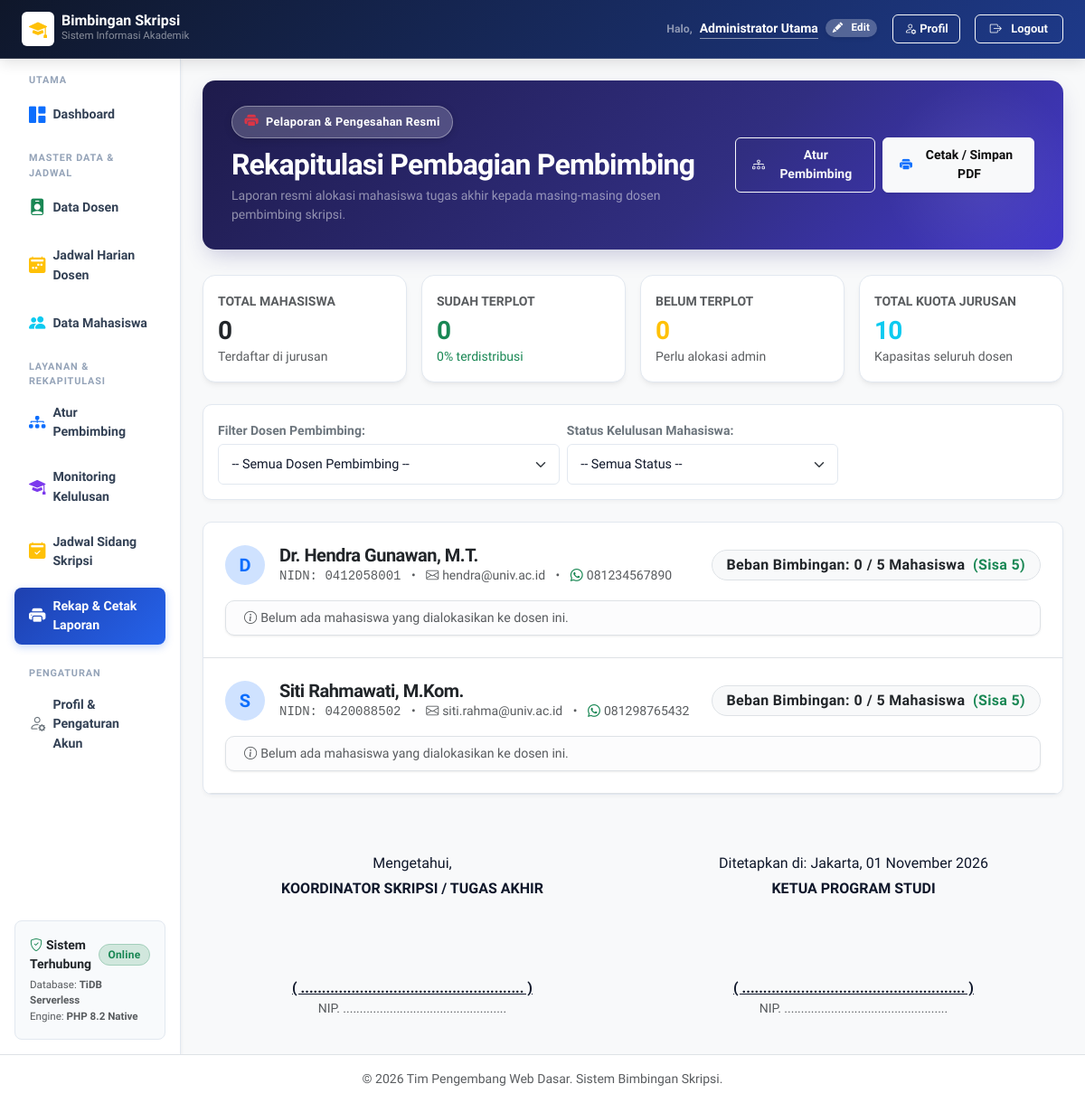
Screenshot of /admin/laporan_plotting.php (signed in) with the database file from the repository.
### tables this page shows
CREATE TABLE IF NOT EXISTS dosen (
    id INT AUTO_INCREMENT PRIMARY KEY,
    user_id INT NOT NULL,
    nidn VARCHAR(20) NOT NULL UNIQUE,
    nama_dosen VARCHAR(100) NOT NULL,
    email VARCHAR(100) NOT NULL,
    no_whatsapp VARCHAR(20),
    foto_profil VARCHAR(255) DEFAULT 'default.png',
    kuota_bimbingan INT DEFAULT 5,
    created_at TIMESTAMP DEFAULT CURRENT_TIMESTAMP,
    FOREIGN KEY (user_id) REFERENCES users(id) ON DELETE CASCADE
);

### admin/laporan_plotting.php (the view, shortened to what this page needs)
<?php
require_once '../config/database.php';
$filter_status   = $_GET['status'] ?? 'all';
$where_dosen = ["1=1"];
$params_dosen = [];
$where_dosen_sql = implode(" AND ", $where_dosen);
$queryDosen = "
    SELECT
        d.id,
        d.nidn,
        d.nama_dosen,
        d.email,
        d.no_whatsapp,
        d.kuota_bimbingan,
        COUNT(m.id) AS total_bimbingan
    FROM dosen d
    LEFT JOIN mahasiswa m ON d.id = m.dosen_pembimbing_id
    WHERE {$where_dosen_sql}
    GROUP BY d.id
    ORDER BY d.nama_dosen ASC
";
$stmtD = $pdo->prepare($queryDosen);
$stmtD->execute($params_dosen);
$laporan_dosen = $stmtD->fetchAll();
$mhs_by_dosen = [];
$total_mhs_all   = $pdo->query("SELECT COUNT(*) FROM mahasiswa")->fetchColumn();
$total_terplot   = $pdo->query("SELECT COUNT(*) FROM mahasiswa WHERE dosen_pembimbing_id IS NOT NULL")->fetchColumn();
$total_belum     = $total_mhs_all - $total_terplot;
$total_kapasitas = $pdo->query("SELECT SUM(kuota_bimbingan) FROM dosen")->fetchColumn() ?: 0;
require_once '../templates/header.php';
require_once '../templates/sidebar_admin.php';
?>
<div class="hero-banner d-flex flex-column flex-md-row justify-content-between align-items-md-center gap-3 no-print">
    <div>
        <div class="hero-tag">
            <i class="bi bi-printer-fill text-danger"></i>
            <span>Pelaporan & Pengesahan Resmi</span>
        </div>
        <h2 class="fw-bold text-white mb-1">Rekapitulasi Pembagian Pembimbing</h2>
        <p class="text-white-50 small mb-0">Laporan resmi alokasi mahasiswa tugas akhir kepada masing-masing dosen pembimbing skripsi.</p>
    </div>
    <div class="d-flex align-items-center gap-2">
        <a href="plot_pembimbing.php" class="btn btn-outline-light">
            <i class="bi bi-diagram-3 me-1"></i> Atur Pembimbing
        </a>
        <button type="button" class="btn btn-light shadow-sm fw-bold" onclick="window.print()">
            <i class="bi bi-printer-fill text-primary me-1"></i> Cetak / Simpan PDF
        </button>
    </div>
</div>
<div class="row g-3 mb-4 no-print">
    <div class="col-md-3">
        <div class="metric-card p-3">
            <span class="small text-muted text-uppercase fw-bold">Total Mahasiswa</span>
            <h3 class="fw-bold text-dark mb-0 mt-1"><?= $total_mhs_all; ?></h3>
            <small class="text-muted">Terdaftar di jurusan</small>
        </div>
    </div>
    <div class="col-md-3">
        <div class="metric-card p-3">
            <span class="small text-muted text-uppercase fw-bold">Sudah Terplot</span>
            <h3 class="fw-bold text-success mb-0 mt-1"><?= $total_terplot; ?></h3>
            <small class="text-success"><?= $total_mhs_all > 0 ? round(($total_terplot / $total_mhs_all) * 100) : 0; ?>% terdistribusi</small>
        </div>
    </div>
    <div class="col-md-3">
        <div class="metric-card p-3">
            <span class="small text-muted text-uppercase fw-bold">Belum Terplot</span>
            <h3 class="fw-bold text-warning mb-0 mt-1"><?= $total_belum; ?></h3>
            <small class="text-muted">Perlu alokasi admin</small>
        </div>
    </div>
    <div class="col-md-3">
        <div class="metric-card p-3">
            <span class="small text-muted text-uppercase fw-bold">Total Kuota Jurusan</span>
            <h3 class="fw-bold text-info mb-0 mt-1"><?= $total_kapasitas; ?></h3>
            <small class="text-muted">Kapasitas seluruh dosen</small>
        </div>
    </div>
</div>
<div class="card shadow-sm border-0 mb-4 no-print">
    <div class="card-body p-3">
        <form method="GET" action="laporan_plotting.php" class="row g-2 align-items-center">
            <div class="col-md-5">
                <label class="form-label small fw-semibold text-secondary mb-1">Filter Dosen Pembimbing:</label>
                <select name="dosen_id" class="form-select" onchange="this.form.submit()">
                    <option value="0">-- Semua Dosen Pembimbing --</option>
                </select>
            </div>
            <div class="col-md-4">
                <label class="form-label small fw-semibold text-secondary mb-1">Status Kelulusan Mahasiswa:</label>
                <select name="status" class="form-select" onchange="this.form.submit()">
                    <option value="all" <?= ($filter_status === 'all') ? 'selected' : ''; ?>>-- Semua Status --</option>
                </select>
            </div>
            <div class="col-md-3 pt-md-4">
            </div>
        </form>
    </div>
</div>
<div class="card shadow-sm border-0 mb-4">
    <div class="card-body p-0">
        <?php if (empty($laporan_dosen)): ?>
            <div class="text-center py-5 text-muted">Tidak ada data pembagian bimbingan sesuai filter.</div>
        <?php else: ?>
            <?php foreach ($laporan_dosen as $dosen):
                $mhs_list = $mhs_by_dosen[$dosen['id']] ?? [];
                $bimbingan_count = count($mhs_list);
                $kuota = (int)$dosen['kuota_bimbingan'];
                $sisa  = $kuota - $bimbingan_count;
                $initial = strtoupper(substr($dosen['nama_dosen'], 0, 1));
            ?>
                <div class="p-4 border-bottom">
                    <div class="d-flex justify-content-between align-items-center mb-3 flex-wrap">
                        <div class="d-flex align-items-center gap-3">
                            <div class="avatar-initial bg-primary-subtle text-primary fs-5" style="width: 44px; height: 44px;">
                                <?= $initial; ?>
                            </div>
                            <div>
                                <h5 class="fw-bold text-dark mb-0">
                                    <?= htmlspecialchars($dosen['nama_dosen']); ?>
                                </h5>
                                <div class="small text-muted">
                                    <span class="font-monospace">NIDN: <?= htmlspecialchars($dosen['nidn']); ?></span>
                                    <span class="mx-2">•</span>
                                    <span><i class="bi bi-envelope me-1"></i><?= htmlspecialchars($dosen['email']); ?></span>
                                    <?php if (!empty($dosen['no_whatsapp'])): ?>
                                        <span class="mx-2">•</span>
                                        <span><i class="bi bi-whatsapp me-1 text-success"></i><?= htmlspecialchars($dosen['no_whatsapp']); ?></span>
                                    <?php endif; ?>
                                </div>
                            </div>
                        </div>
                        <div class="text-end mt-2 mt-md-0">
                            <span class="badge bg-light text-dark border px-3 py-2 fs-6">
                                Beban Bimbingan: <strong><?= $bimbingan_count; ?></strong> / <?= $kuota; ?> Mahasiswa
                                <span class="ms-1 <?= ($sisa > 0) ? 'text-success' : 'text-danger'; ?>">
                                    (<?= ($sisa > 0) ? "Sisa {$sisa}" : 'Kuota Penuh'; ?>)
                                </span>
                            </span>
                        </div>
                    </div>
                    <?php if (empty($mhs_list)): ?>
                        <div class="alert alert-light border small text-muted mb-0 py-2">
                            <i class="bi bi-info-circle me-1"></i>Belum ada mahasiswa yang dialokasikan ke dosen ini.
                        </div>
                    <?php endif; ?>
                </div>
            <?php endforeach; ?>
        <?php endif; ?>
    </div>
</div>
<div class="print-signature mt-5 pt-3" style="page-break-inside: avoid;">
    <div class="row text-center">
        <div class="col-6">
            <p class="mb-1">Mengetahui,</p>
            <p class="fw-bold text-uppercase">Koordinator Skripsi / Tugas Akhir</p>
            <div style="height: 70px;"></div>
            <p class="fw-bold text-decoration-underline mb-0">( ..................................................... )</p>
            <p class="small text-muted">NIP. .................................................</p>
        </div>
        <div class="col-6">
            <p class="mb-1">Ditetapkan di: Jakarta, <?= date('d F Y'); ?></p>
            <p class="fw-bold text-uppercase">Ketua Program Studi</p>
            <div style="height: 70px;"></div>
            <p class="fw-bold text-decoration-underline mb-0">( ..................................................... )</p>
            <p class="small text-muted">NIP. .................................................</p>
        </div>
    </div>
</div>
<?php
require_once '../templates/footer.php';
?>

### assets/css/style.css (style rules this page uses)
:root { --primary: #4338ca; --primary-hover: #3730a3; --primary-subtle: #e0e7ff; --primary-gradient: linear-gradient(135deg, #4f46e5 0%, #3730a3 100%); --success: #059669; --success-subtle: #d1fae5; --warning: #d97706; --warning-subtle: #fef3c7; --danger: #dc2626; --danger-subtle: #fee2e2; --info: #0284c7; --info-subtle: #e0f2fe; --purple: #7c3aed; --purple-subtle: #ede9fe; --surface: #ffffff; --background: #f8fafc; --text-main: #0f172a; --text-muted: #64748b; --border-color: #e2e8f0; --border-focus: #818cf8; --radius-sm: 0.375rem; --radius-md: 0.625rem; --radius-lg: 0.875rem; --radius-xl: 1.25rem; --shadow-subtle: 0 1px 3px rgba(0, 0, 0, 0.05), 0 1px 2px rgba(0, 0, 0, 0.03); --shadow-card: 0 4px 6px -1px rgba(0, 0, 0, 0.05), 0 2px 4px -2px rgba(0, 0, 0, 0.05); --shadow-hover: 0 12px 24px -4px rgba(0, 0, 0, 0.08), 0 4px 6px -2px rgba(0, 0, 0, 0.04); }
*, *::before, *::after { box-sizing: border-box; }
body { font-family: 'Plus Jakarta Sans', system-ui, -apple-system, BlinkMacSystemFont, "Segoe UI", Roboto, sans-serif; color: var(--text-main); background-color: var(--background); -webkit-font-smoothing: antialiased; -moz-osx-font-smoothing: grayscale; min-height: 100vh; display: flex; flex-direction: column; }
h1, h2, h3, h4, h5, h6 { font-weight: 700; letter-spacing: -0.025em; color: #0f172a; }
.hero-banner { background: linear-gradient(135deg, #1e1b4b 0%, #312e81 60%, #4338ca 100%); border-radius: var(--radius-lg); color: #ffffff; padding: 1.75rem 2rem; box-shadow: 0 10px 25px -5px rgba(49, 46, 129, 0.25); margin-bottom: 1.75rem; position: relative; overflow: hidden; }
.hero-banner::after { content: ''; position: absolute; right: -20px; bottom: -30px; width: 220px; height: 220px; background: radial-gradient(circle, rgba(255, 255, 255, 0.08) 0%, rgba(255, 255, 255, 0) 70%); border-radius: 50%; pointer-events: none; }
.hero-tag { display: inline-flex; align-items: center; gap: 0.5rem; padding: 0.35rem 0.85rem; border-radius: 9999px; background: rgba(255, 255, 255, 0.2) !important; backdrop-filter: blur(8px); border: 1px solid rgba(255, 255, 255, 0.35) !important; color: #ffffff !important; font-size: 0.8rem !important; font-weight: 700 !important; letter-spacing: 0.025em; margin-bottom: 0.65rem; box-shadow: 0 2px 8px rgba(0, 0, 0, 0.15); }
.hero-tag span { color: #ffffff !important; }
.hero-tag i { font-size: 0.95rem; }
.metric-card { background: #ffffff; border-radius: var(--radius-lg); border: 1px solid var(--border-color); padding: 1.5rem; box-shadow: var(--shadow-card); transition: all 0.25s cubic-bezier(0.4, 0, 0.2, 1); position: relative; overflow: hidden; }
.avatar-initial { width: 36px; height: 36px; border-radius: 50%; display: flex; align-items: center; justify-content: center; font-weight: 700; font-size: 0.85rem; flex-shrink: 0; }
.card { border: 1px solid var(--border-color); border-radius: var(--radius-lg); background-color: var(--surface); box-shadow: var(--shadow-card); transition: transform 0.2s ease, box-shadow 0.2s ease; overflow: hidden; }
.btn { font-weight: 600; font-size: 0.875rem; border-radius: var(--radius-sm); padding: 0.55rem 1.15rem; transition: all 0.2s cubic-bezier(0.4, 0, 0.2, 1); display: inline-flex; align-items: center; justify-content: center; gap: 0.4rem; }
.form-control, .form-select { border-radius: var(--radius-sm); border: 1px solid var(--border-color); padding: 0.65rem 0.9rem; font-size: 0.9rem; color: var(--text-main); transition: border-color 0.2s ease, box-shadow 0.2s ease; }
.form-label { font-weight: 600; color: #334155; margin-bottom: 0.35rem; }
.badge { font-weight: 600; font-size: 0.75rem; padding: 0.4em 0.8em; border-radius: 9999px; letter-spacing: 0.02em; display: inline-flex; align-items: center; gap: 0.3rem; }
.alert { border-radius: var(--radius-md); border: 1px solid transparent; padding: 0.95rem 1.25rem; font-size: 0.885rem; box-shadow: var(--shadow-subtle); display: flex; align-items: center; }
.card { border: 1px solid #e2e8f0 !important; border-radius: 10px !important; background-color: #ffffff !important; box-shadow: 0 2px 5px rgba(0, 0, 0, 0.04) !important; }

### rows the page displays
dosen: nama_dosen "D", nama_dosen "Dr. Hendra Gunawan, M.T.", nidn "0412058001", email "hendra@univ.ac.id", no_whatsapp "081234567890", id "0", kuota_bimbingan "5"
dosen: nama_dosen "S", nama_dosen "Siti Rahmawati, M.Kom.", nidn "0420088502", email "siti.rahma@univ.ac.id", no_whatsapp "081298765432", id "0", kuota_bimbingan "5"

### other values shown
$_SESSION['nama_lengkap'] "Administrator Utama"
$total_mhs_all "0"
$total_terplot "0"
$total_belum "0"
$total_kapasitas "10"
